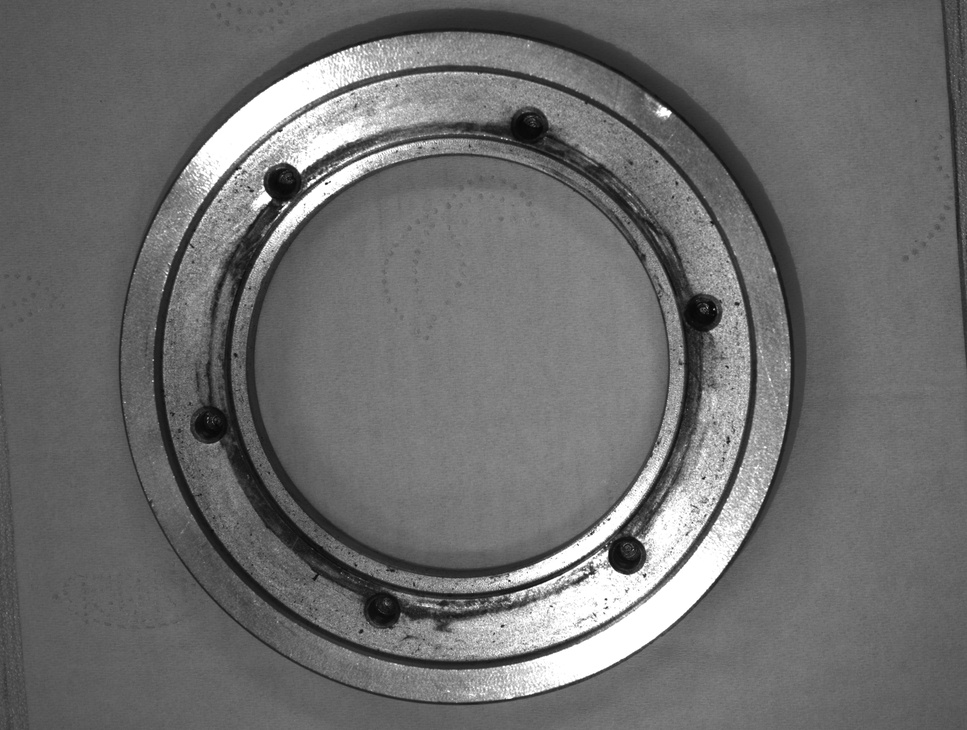
#> input picture data/captures/capture_20260908_115557.jpg, 967 x 730 px, shrunk from 4024 x 3036 before the run, found by its file name
$ python ray_ring.py
#> lines starting #> are read from the running program, lines starting #| are printed output that depends on the picture
r"""射线剖面：从给定中心沿 8 方向找灰度梯度极值(亚像素)，输出每个结构边缘的距离。

用法:
    python src\ray_ring.py <图片路径> [cx] [cy]
"""
import sys
from pathlib import Path

import cv2
import numpy as np

N_RAY = 8  # 8 方向


def subpix_edge(g, g0, g1):
    """在窗口内找梯度峰值，抛物线插值亚像素。g 是射线灰度序列。"""
    grad = np.gradient(g)  # 亚像素平滑后梯度
    edges = []
    for i in range(2, len(grad) - 2):
        if grad[i] > 3.5 and grad[i] >= grad[i - 1] and grad[i] >= grad[i + 1]:
            a, b, c = grad[i - 1], grad[i], grad[i + 1]
            denom = a - 2 * b + c
            delta = 0.5 * (a - c) / denom if denom != 0 else 0
            edges.append((i + delta, b))
        if grad[i] < -3.5 and grad[i] <= grad[i - 1] and grad[i] <= grad[i + 1]:
            a, b, c = grad[i - 1], grad[i], grad[i + 1]
            denom = a - 2 * b + c
            delta = 0.5 * (a - c) / denom if denom != 0 else 0
            edges.append((i + delta, b))
    return edges


def main(p: Path, cx0, cy0):
#> called with cx0 = 2032, cy0 = 1430
    img = cv2.imread(str(p))
#> img is the input picture: shape (730, 967, 3); min 5, max 255, mean 109.7
    gray = cv2.cvtColor(img, cv2.COLOR_BGR2GRAY)
    gray = cv2.GaussianBlur(gray, (0, 0), 5)  # 大尺度平滑，滤掉金属表面纹理
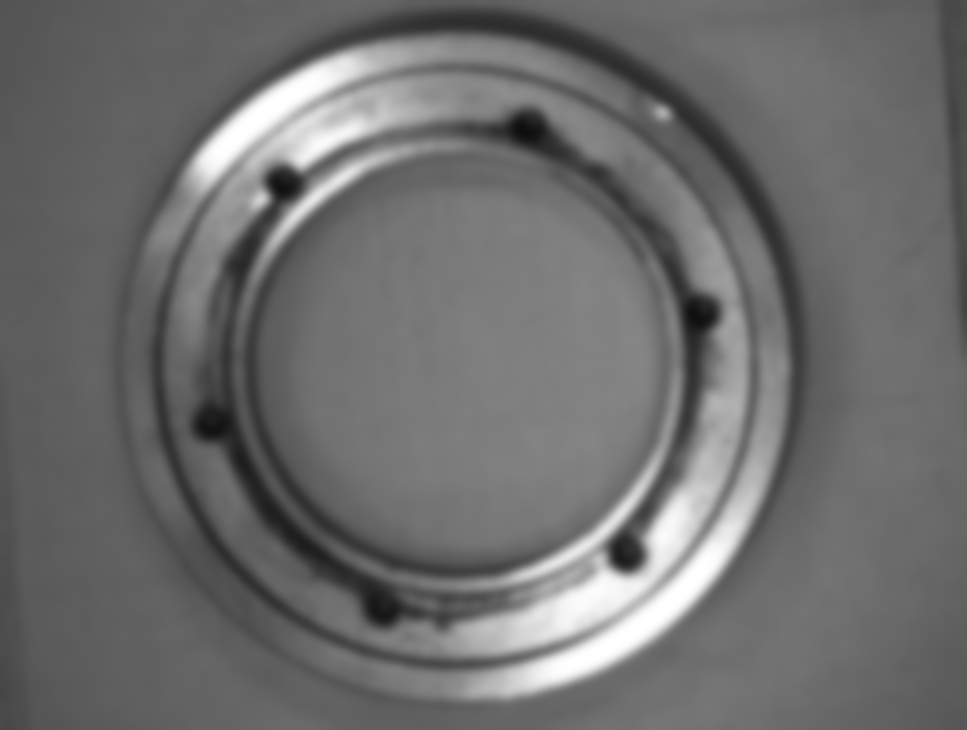
#> gray: shape (730, 967); min 14, max 255, mean 109.7
    h, w = gray.shape
#> h = 730; w = 967
    print(f"中心 ({cx0},{cy0})  图像 {w}x{h}")
#| 中心 (2032.0,1430.0)  图像 967x730
    max_r = int(np.hypot(max(cx0, w - cx0), max(cy0, h - cy0)))
#> max_r = 2484
    print(f"{'角度':>6} | 显著边缘 (距离px, 梯度强度, 灰值) | 方向 0°=右, 90°=下")
    for k in range(N_RAY):
        ang = np.deg2rad(k * 360 / N_RAY)
        dx, dy = np.cos(ang), np.sin(ang)
        d = np.arange(0, max_r, 0.5)  # 0.5px 步长
        xs = (cx0 + dx * d).astype(int).clip(0, w - 1)
        ys = (cy0 + dy * d).astype(int).clip(0, h - 1)
        g = gray[ys, xs].astype(float)
        edges = subpix_edge(g, -1, 12)
        # 去重：相隔<3px 的取最强
        uniq = []
        for dist, amp in edges:
            if uniq and dist - uniq[-1][0] < 4:
                if amp > uniq[-1][1]:
                    uniq[-1] = (dist, amp)
            else:
                uniq.append((dist, amp))
        txt = "  ".join(f"{d0*0.5:.0f}px(v{a:.0f},g{g[min(int(d0), len(g)-1)]:.0f})" for d0, a in uniq)
        print(f"{k*45:>6}° | {txt if txt else '-'}")
#> this loop made 8 passes
#|      0° | -
#|     45° | -
#|     90° | -
#|    135° | -
#|    180° | -
#|    225° | -
#|    270° | -
#|    315° | -


if __name__ == "__main__":
    p = Path(sys.argv[1] if len(sys.argv) > 1 else "../data/captures/capture_20260908_115557.jpg")
    cx = float(sys.argv[2]) if len(sys.argv) > 2 else 2032.0
    cy = float(sys.argv[3]) if len(sys.argv) > 3 else 1430.0
    main(p, cx, cy)
